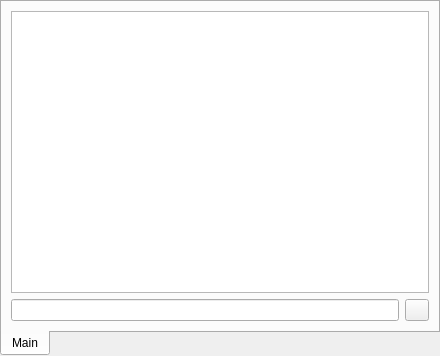
<?xml version="1.0" encoding="UTF-8"?>
<ui version="4.0">
 <class>TabWidget</class>
 <widget class="QTabWidget" name="TabWidget">
  <property name="geometry">
   <rect>
    <x>0</x>
    <y>0</y>
    <width>440</width>
    <height>356</height>
   </rect>
  </property>
  <property name="windowTitle">
   <string>TabWidget</string>
  </property>
  <property name="tabPosition">
   <enum>QTabWidget::South</enum>
  </property>
  <property name="tabShape">
   <enum>QTabWidget::Rounded</enum>
  </property>
  <property name="currentIndex">
   <number>0</number>
  </property>
  <widget class="QWidget" name="mainTab">
   <attribute name="title">
    <string>Main</string>
   </attribute>
   <layout class="QVBoxLayout" name="verticalLayout">
    <item>
     <widget class="QTextEdit" name="textArea"/>
    </item>
    <item>
     <layout class="QHBoxLayout" name="horizontalLayout">
      <item>
       <widget class="QLineEdit" name="textField"/>
      </item>
      <item>
       <widget class="QPushButton" name="smileyButton">
        <property name="maximumSize">
         <size>
          <width>24</width>
          <height>24</height>
         </size>
        </property>
        <property name="contextMenuPolicy">
         <enum>Qt::CustomContextMenu</enum>
        </property>
        <property name="text">
         <string/>
        </property>
        <property name="icon">
         <iconset resource="rsrc.qrc">
          <normaloff>:/icons/resources/icons/app-icons/smiley-button.png</normaloff>:/icons/resources/icons/app-icons/smiley-button.png</iconset>
        </property>
        <property name="checkable">
         <bool>true</bool>
        </property>
       </widget>
      </item>
     </layout>
    </item>
   </layout>
  </widget>
  <action name="actionEnterText">
   <property name="text">
    <string>enterText</string>
   </property>
  </action>
  <action name="actionShowSmileyPopup">
   <property name="checkable">
    <bool>true</bool>
   </property>
   <property name="text">
    <string>showSmileyPopup</string>
   </property>
  </action>
 </widget>
 <resources>
  <include location="rsrc.qrc"/>
 </resources>
 <connections>
  <connection>
   <sender>textField</sender>
   <signal>returnPressed()</signal>
   <receiver>actionEnterText</receiver>
   <slot>trigger()</slot>
   <hints>
    <hint type="sourcelabel">
     <x>204</x>
     <y>295</y>
    </hint>
    <hint type="destinationlabel">
     <x>-1</x>
     <y>-1</y>
    </hint>
   </hints>
  </connection>
  <connection>
   <sender>smileyButton</sender>
   <signal>pressed()</signal>
   <receiver>actionShowSmileyPopup</receiver>
   <slot>toggle()</slot>
   <hints>
    <hint type="sourcelabel">
     <x>415</x>
     <y>294</y>
    </hint>
    <hint type="destinationlabel">
     <x>219</x>
     <y>177</y>
    </hint>
   </hints>
  </connection>
 </connections>
</ui>
